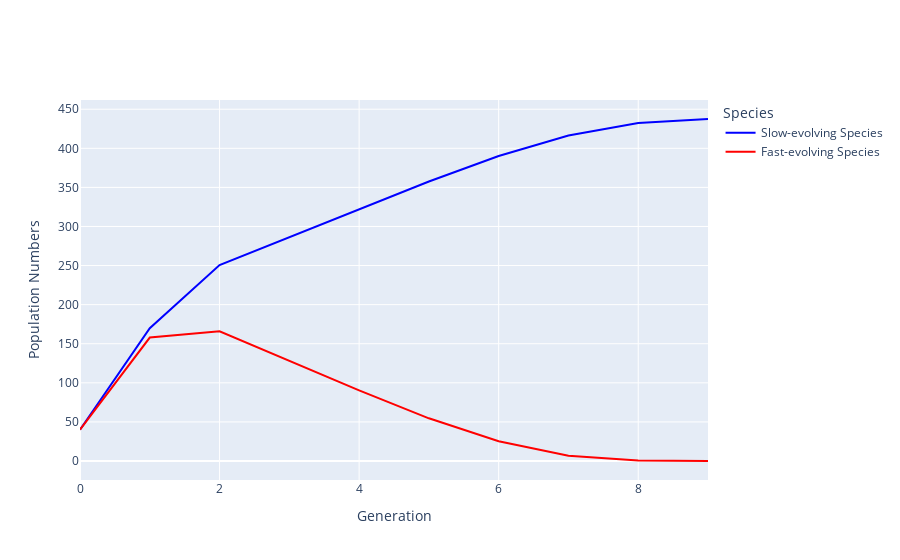
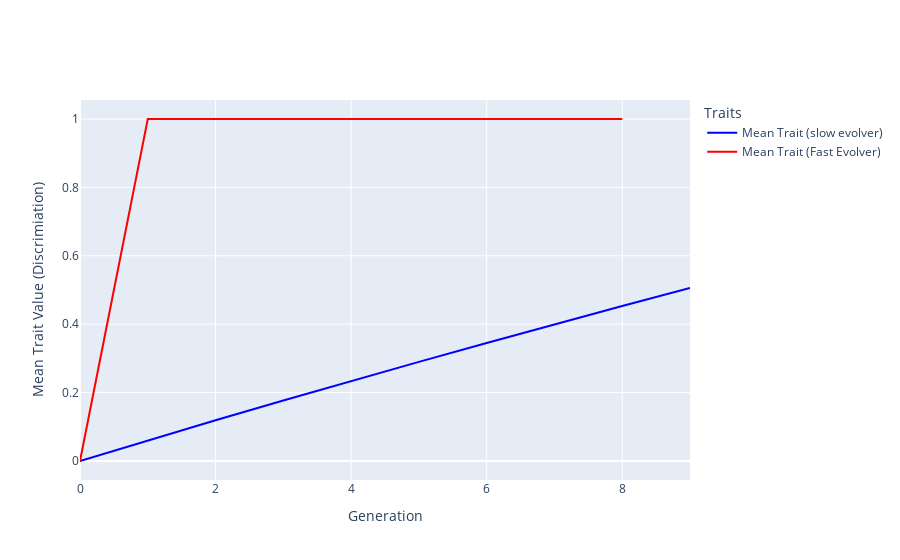

These figures' notebook cell, in order:
### Code cell
test_parameters = Parameters_class(
    b1 = 220, 
    b2 = 220, 
    alpha11 = 0.5,
    alpha22 = 0.5,
    alpha12 = 0., 
    alpha21 = 0.4, 
    z_m1_initial = 0, 
    z_m2_initial = 0, 
    initial_population_species_1 = 40, 
    initial_population_species_2 = 40, 
    conspecfic_mating_rate_multiplier_sp_1 = 0.3,
    conspecfic_mating_rate_multiplier_sp_2 = 0.3,
    mean_heterospecifc_permissivness_females_sp_1 = 0.4,
    mean_heterospecifc_permissivness_females_sp_2 = 0.4,
    V_A1 = 0.2, 
    V_A2 = 30*0.2, 
    num_generations = 1000
)

outcome_instance_test = run_simulation_and_get_outcome_instance(test_parameters)
print("Outcome of simulation: ", outcome_instance_test.outcome)
outcome_instance_test.plot_population_dynamics_and_trait_evolution()
outcome_instance_test.print_outcome_stats()

### Figure 1 — Plotly figure (JSON) as saved in the notebook; plotly's stock layout.template omitted (floating-point values rounded to 4 significant figures)
{"data": [{"line": {"color": "blue"}, "mode": "lines", "name": "Slow-evolving Species", "type": "scatter", "x": [0, 1, 2, 3, 4, 5, 6, 7, 8, 9], "y": [40, 169.9, 250.6, 286.2, 322.2, 357.6, 390.1, 416.4, 432.3, 437.5]}, {"line": {"color": "red"}, "mode": "lines", "name": "Fast-evolving Species", "type": "scatter", "x": [0, 1, 2, 3, 4, 5, 6, 7, 8, 9], "y": [40, 157.9, 165.8, 128.3, 90.32, 54.62, 25.18, 6.821, 0.6107, 0.005471]}], "layout": {"legend": {"title": {"text": "Species"}}, "xaxis": {"title": {"text": "Generation"}}, "yaxis": {"title": {"text": "Population Numbers"}}}}

### Figure 2 — Plotly figure (JSON) as saved in the notebook; plotly's stock layout.template omitted (floating-point values rounded to 4 significant figures)
{"data": [{"line": {"color": "blue"}, "mode": "lines", "name": "Mean Trait (slow evolver)", "type": "scatter", "x": [0, 1, 2, 3, 4, 5, 6, 7, 8, 9], "y": [0, 0.06, 0.1189, 0.1769, 0.2338, 0.2899, 0.3451, 0.3995, 0.4531, 0.5059]}, {"line": {"color": "red"}, "mode": "lines", "name": "Mean Trait (Fast Evolver)", "type": "scatter", "x": [0, 1, 2, 3, 4, 5, 6, 7, 8], "y": [0, 1, 1, 1, 1, 1, 1, 1, 1]}], "layout": {"legend": {"title": {"text": "Traits"}}, "xaxis": {"title": {"text": "Generation"}}, "yaxis": {"title": {"text": "Mean Trait Value (Discrimiation)"}}}}
